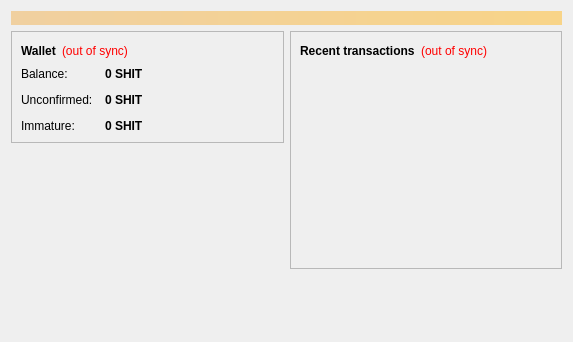
<?xml version="1.0" encoding="UTF-8"?>
<ui version="4.0">
 <class>OverviewPage</class>
 <widget class="QWidget" name="OverviewPage">
  <property name="geometry">
   <rect>
    <x>0</x>
    <y>0</y>
    <width>573</width>
    <height>342</height>
   </rect>
  </property>
  <property name="windowTitle">
   <string>Form</string>
  </property>
  <layout class="QVBoxLayout" name="topLayout">
   <item>
    <widget class="QLabel" name="labelAlerts">
     <property name="visible">
      <bool>false</bool>
     </property>
     <property name="styleSheet">
      <string notr="true">background-color: qlineargradient(x1: 0, y1: 0, x2: 1, y2: 0, stop:0 #F0D0A0, stop:1 #F8D488); color:#000000;</string>
     </property>
     <property name="wordWrap">
      <bool>true</bool>
     </property>
     <property name="margin">
      <number>3</number>
     </property>
    </widget>
   </item>
   <item>
    <layout class="QHBoxLayout" name="horizontalLayout" stretch="1,1">
     <item>
      <layout class="QVBoxLayout" name="verticalLayout_2">
       <item>
        <widget class="QFrame" name="frame">
         <property name="frameShape">
          <enum>QFrame::StyledPanel</enum>
         </property>
         <property name="frameShadow">
          <enum>QFrame::Raised</enum>
         </property>
         <layout class="QVBoxLayout" name="verticalLayout_4">
          <item>
           <layout class="QHBoxLayout" name="horizontalLayout_4">
            <item>
             <widget class="QLabel" name="label_5">
              <property name="font">
               <font>
                <weight>75</weight>
                <bold>true</bold>
               </font>
              </property>
              <property name="text">
               <string>Wallet</string>
              </property>
             </widget>
            </item>
            <item>
             <widget class="QLabel" name="labelWalletStatus">
              <property name="toolTip">
               <string>The displayed information may be out of date. Your wallet automatically synchronizes with the Shitcoin network after a connection is established, but this process has not completed yet.</string>
              </property>
              <property name="styleSheet">
               <string notr="true">QLabel { color: red; }</string>
              </property>
              <property name="text">
               <string notr="true">(out of sync)</string>
              </property>
              <property name="alignment">
               <set>Qt::AlignLeading|Qt::AlignLeft|Qt::AlignVCenter</set>
              </property>
             </widget>
            </item>
            <item>
             <spacer name="horizontalSpacer_2">
              <property name="orientation">
               <enum>Qt::Horizontal</enum>
              </property>
              <property name="sizeHint" stdset="0">
               <size>
                <width>40</width>
                <height>20</height>
               </size>
              </property>
             </spacer>
            </item>
           </layout>
          </item>
          <item>
           <layout class="QFormLayout" name="formLayout_2">
            <property name="fieldGrowthPolicy">
             <enum>QFormLayout::AllNonFixedFieldsGrow</enum>
            </property>
            <property name="horizontalSpacing">
             <number>12</number>
            </property>
            <property name="verticalSpacing">
             <number>12</number>
            </property>
            <item row="0" column="0">
             <widget class="QLabel" name="label">
              <property name="text">
               <string>Balance:</string>
              </property>
             </widget>
            </item>
            <item row="0" column="1">
             <widget class="QLabel" name="labelBalance">
              <property name="font">
               <font>
                <weight>75</weight>
                <bold>true</bold>
               </font>
              </property>
              <property name="cursor">
               <cursorShape>IBeamCursor</cursorShape>
              </property>
              <property name="toolTip">
               <string>Your current balance</string>
              </property>
              <property name="text">
               <string notr="true">0 SHIT</string>
              </property>
              <property name="textInteractionFlags">
               <set>Qt::LinksAccessibleByMouse|Qt::TextSelectableByKeyboard|Qt::TextSelectableByMouse</set>
              </property>
             </widget>
            </item>
            <item row="1" column="0">
             <widget class="QLabel" name="label_3">
              <property name="text">
               <string>Unconfirmed:</string>
              </property>
             </widget>
            </item>
            <item row="1" column="1">
             <widget class="QLabel" name="labelUnconfirmed">
              <property name="font">
               <font>
                <weight>75</weight>
                <bold>true</bold>
               </font>
              </property>
              <property name="cursor">
               <cursorShape>IBeamCursor</cursorShape>
              </property>
              <property name="toolTip">
               <string>Total of transactions that have yet to be confirmed, and do not yet count toward the current balance</string>
              </property>
              <property name="text">
               <string notr="true">0 SHIT</string>
              </property>
              <property name="textInteractionFlags">
               <set>Qt::LinksAccessibleByMouse|Qt::TextSelectableByKeyboard|Qt::TextSelectableByMouse</set>
              </property>
             </widget>
            </item>
            <item row="2" column="0">
             <widget class="QLabel" name="labelImmatureText">
              <property name="text">
               <string>Immature:</string>
              </property>
             </widget>
            </item>
            <item row="2" column="1">
             <widget class="QLabel" name="labelImmature">
              <property name="font">
               <font>
                <weight>75</weight>
                <bold>true</bold>
               </font>
              </property>
              <property name="toolTip">
               <string>Mined balance that has not yet matured</string>
              </property>
              <property name="text">
               <string notr="true">0 SHIT</string>
              </property>
              <property name="textInteractionFlags">
               <set>Qt::LinksAccessibleByMouse|Qt::TextSelectableByKeyboard|Qt::TextSelectableByMouse</set>
              </property>
             </widget>
            </item>
           </layout>
          </item>
         </layout>
        </widget>
       </item>
       <item>
        <spacer name="verticalSpacer">
         <property name="orientation">
          <enum>Qt::Vertical</enum>
         </property>
         <property name="sizeHint" stdset="0">
          <size>
           <width>20</width>
           <height>40</height>
          </size>
         </property>
        </spacer>
       </item>
      </layout>
     </item>
     <item>
      <layout class="QVBoxLayout" name="verticalLayout_3">
       <item>
        <widget class="QFrame" name="frame_2">
         <property name="frameShape">
          <enum>QFrame::StyledPanel</enum>
         </property>
         <property name="frameShadow">
          <enum>QFrame::Raised</enum>
         </property>
         <layout class="QVBoxLayout" name="verticalLayout">
          <item>
           <layout class="QHBoxLayout" name="horizontalLayout_2">
            <item>
             <widget class="QLabel" name="label_4">
              <property name="text">
               <string>&lt;b&gt;Recent transactions&lt;/b&gt;</string>
              </property>
             </widget>
            </item>
            <item>
             <widget class="QLabel" name="labelTransactionsStatus">
              <property name="toolTip">
               <string>The displayed information may be out of date. Your wallet automatically synchronizes with the Shitcoin network after a connection is established, but this process has not completed yet.</string>
              </property>
              <property name="styleSheet">
               <string notr="true">QLabel { color: red; }</string>
              </property>
              <property name="text">
               <string notr="true">(out of sync)</string>
              </property>
              <property name="alignment">
               <set>Qt::AlignRight|Qt::AlignTrailing|Qt::AlignVCenter</set>
              </property>
             </widget>
            </item>
            <item>
             <spacer name="horizontalSpacer">
              <property name="orientation">
               <enum>Qt::Horizontal</enum>
              </property>
              <property name="sizeHint" stdset="0">
               <size>
                <width>40</width>
                <height>20</height>
               </size>
              </property>
             </spacer>
            </item>
           </layout>
          </item>
          <item>
           <widget class="QListView" name="listTransactions">
            <property name="styleSheet">
             <string notr="true">QListView { background: transparent; }</string>
            </property>
            <property name="frameShape">
             <enum>QFrame::NoFrame</enum>
            </property>
            <property name="verticalScrollBarPolicy">
             <enum>Qt::ScrollBarAlwaysOff</enum>
            </property>
            <property name="horizontalScrollBarPolicy">
             <enum>Qt::ScrollBarAlwaysOff</enum>
            </property>
            <property name="selectionMode">
             <enum>QAbstractItemView::NoSelection</enum>
            </property>
           </widget>
          </item>
         </layout>
        </widget>
       </item>
       <item>
        <spacer name="verticalSpacer_2">
         <property name="orientation">
          <enum>Qt::Vertical</enum>
         </property>
         <property name="sizeHint" stdset="0">
          <size>
           <width>20</width>
           <height>40</height>
          </size>
         </property>
        </spacer>
       </item>
      </layout>
     </item>
    </layout>
   </item>
  </layout>
 </widget>
 <resources/>
 <connections/>
</ui>
